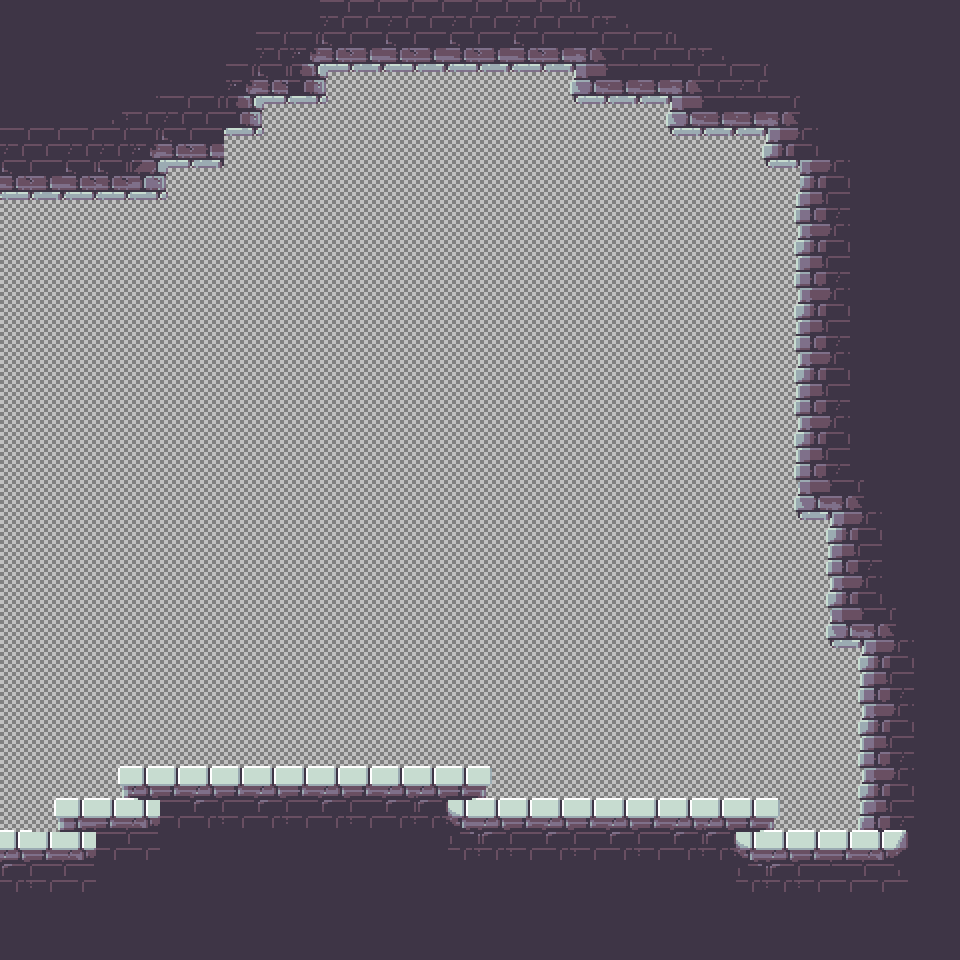

This game map was drawn from its Tiled (.tmx) file and the tilesets committed beside it. A one-line description and the trimmed map source follow:
An orthogonal 30x30 tile map with 32x32 px tiles, 5 tile layers (Wire, Dangers, Spawn Layer, Ground, ...), 2 tilesets.

<map version="1.5" tiledversion="1.6.0" orientation="orthogonal" renderorder="right-down" width="30" height="30" tilewidth="32" tileheight="32" infinite="0" nextlayerid="6" nextobjectid="1">
 <tileset firstgid="1" source="../../Tile Sets/Grass Wireframe.tsx" />
 <tileset firstgid="17" source="../../Tile Sets/1.3 bricks.tsx" />
 <layer id="1" name="Wire" width="30" height="30">
  <data>[900 cells, 900 non-empty, 2 distinct tile ids]</data>
 </layer>
 <layer id="2" name="Dangers" width="30" height="30">
  <data>[900 cells, 0 non-empty, 0 distinct tile ids]</data>
 </layer>
 <layer id="3" name="Spawn Layer" width="30" height="30">
  <data>[900 cells, 0 non-empty, 0 distinct tile ids]</data>
 </layer>
 <layer id="4" name="Ground" width="30" height="30">
  <data>[900 cells, 365 non-empty, 62 distinct tile ids]</data>
 </layer>
 <layer id="5" name="Detail" width="30" height="30">
  <data>[900 cells, 83 non-empty, 34 distinct tile ids]</data>
 </layer>
</map>